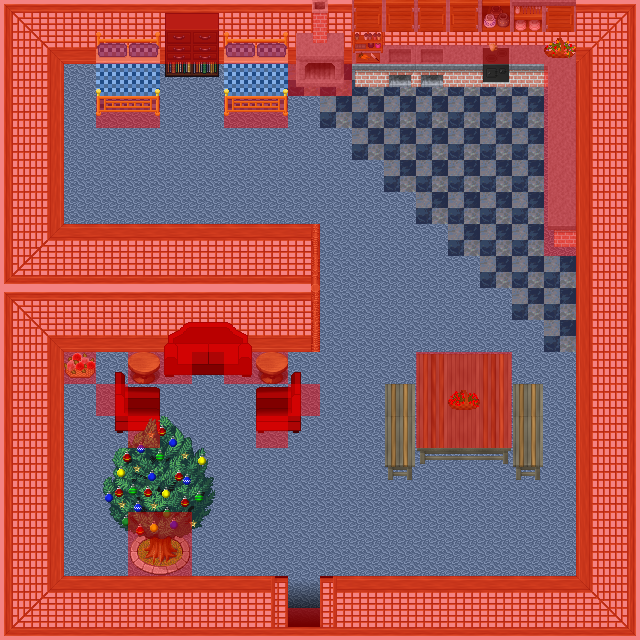

Rendered tile map (Tiled .tmx) drawn with the repository's tilesets; below, a short description and the map source with its tile grids summarised:
An orthogonal 20x20 tile map with 32x32 px tiles, 8 tile layers (0_floor, 1_terrain, 2_object, 3_roof, ...), 18 tilesets.

<map version="1.2" tiledversion="1.2.1" orientation="orthogonal" renderorder="right-down" width="20" height="20" tilewidth="32" tileheight="32" infinite="0" nextlayerid="9" nextobjectid="1">
 <tileset firstgid="1" name="collision" tilewidth="32" tileheight="32" tilecount="1" columns="1">
  <image source="../../tileset/logic/collision.png" width="32" height="32" />
 </tileset>
 <tileset firstgid="2" name="dojo_walls" tilewidth="32" tileheight="32" tilecount="160" columns="10">
  <image source="../../tileset/building/wall/dojo_walls.png" width="320" height="512" />
 </tileset>
 <tileset firstgid="162" name="floor_tiles" tilewidth="32" tileheight="32" tilecount="9" columns="3">
  <image source="../../tileset/ground/indoor/floor_tiles.png" width="96" height="96" />
 </tileset>
 <tileset firstgid="171" name="dojo_entrances" tilewidth="32" tileheight="32" tilecount="72" columns="12">
  <image source="../../tileset/building/entrance/dojo_entrances.png" width="384" height="192" />
 </tileset>
 <tileset firstgid="243" name="sofa_red" tilewidth="32" tileheight="32" tilecount="6" columns="3">
  <image source="../../tileset/furniture/chair/sofa_red.png" width="96" height="64" />
 </tileset>
 <tileset firstgid="249" name="armchair_red" tilewidth="32" tileheight="32" tilecount="28" columns="4">
  <image source="../../tileset/furniture/chair/armchair_red.png" width="128" height="224" />
 </tileset>
 <tileset firstgid="277" name="grey_fancy_horizontal" tilewidth="32" tileheight="32" tilecount="9" columns="3">
  <image source="../../tileset/furniture/table/grey_fancy_horizontal.png" width="96" height="96" />
 </tileset>
 <tileset firstgid="286" name="grey_long" tilewidth="32" tileheight="32" tilecount="4" columns="2">
  <image source="../../tileset/furniture/table/grey_long.png" width="64" height="64" />
 </tileset>
 <tileset firstgid="290" name="grey_fancy" tilewidth="32" tileheight="32" tilecount="9" columns="3">
  <image source="../../tileset/furniture/table/grey_fancy.png" width="96" height="96" />
 </tileset>
 <tileset firstgid="299" name="double_blue_brass" tilewidth="32" tileheight="32" tilecount="8" columns="2">
  <image source="../../tileset/furniture/bed/double_blue_brass.png" width="64" height="128" />
 </tileset>
 <tileset firstgid="307" name="cabinets" tilewidth="32" tileheight="32" tilecount="44" columns="4">
  <image source="../../tileset/furniture/kitchen/cabinets.png" width="128" height="352" />
 </tileset>
 <tileset firstgid="351" name="warmer_2" tilewidth="32" tileheight="32" tilecount="6" columns="2">
  <image source="../../tileset/furniture/kitchen/warmer_2.png" width="64" height="96" />
 </tileset>
 <tileset firstgid="357" name="drawer_shelf" tilewidth="32" tileheight="32" tilecount="6" columns="2">
  <image source="../../tileset/furniture/shelve/drawer_shelf.png" width="64" height="96" />
 </tileset>
 <tileset firstgid="363" name="rack" tilewidth="32" tileheight="32" tilecount="8" columns="4">
  <image source="../../tileset/furniture/shelve/rack.png" width="128" height="64" />
 </tileset>
 <tileset firstgid="371" name="shelf_3" tilewidth="32" tileheight="32" tilecount="10" columns="2">
  <image source="../../tileset/furniture/shelve/shelf_3.png" width="64" height="160" />
 </tileset>
 <tileset firstgid="381" name="christmas_tree" tilewidth="32" tileheight="32" tilecount="20" columns="4">
  <image source="../../tileset/plant/tree/christmas_tree.png" width="128" height="160" />
 </tileset>
 <tileset firstgid="401" name="flower_baskets" tilewidth="32" tileheight="32" tilecount="3" columns="1">
  <image source="../../tileset/plant/indoor/flower_baskets.png" width="32" height="96" />
 </tileset>
 <tileset firstgid="404" name="wooden" tilewidth="32" tileheight="32" tilecount="1" columns="1">
  <image source="../../tileset/furniture/table/wooden.png" width="32" height="32" />
 </tileset>
 <layer id="1" name="0_floor" width="20" height="20">
  <data>[400 cells, 400 non-empty, 32 distinct tile ids]</data>
 </layer>
 <layer id="2" name="1_terrain" width="20" height="20">
  <data>[400 cells, 88 non-empty, 71 distinct tile ids]</data>
 </layer>
 <layer id="3" name="2_object" width="20" height="20">
  <data>[400 cells, 3 non-empty, 3 distinct tile ids]</data>
 </layer>
 <layer id="4" name="3_roof" width="20" height="20">
  <data>[400 cells, 20 non-empty, 18 distinct tile ids]</data>
 </layer>
 <layer id="5" name="4_roof_add" width="20" height="20">
  <data>[400 cells, 0 non-empty, 0 distinct tile ids]</data>
 </layer>
 <layer id="6" name="objects" width="20" height="20">
  <data>[400 cells, 0 non-empty, 0 distinct tile ids]</data>
 </layer>
 <layer id="7" name="collision" width="20" height="20" opacity="0.45">
  <data>[400 cells, 209 non-empty, 1 distinct tile ids]</data>
 </layer>
 <layer id="8" name="protection" width="20" height="20">
  <data>[400 cells, 0 non-empty, 0 distinct tile ids]</data>
 </layer>
</map>
